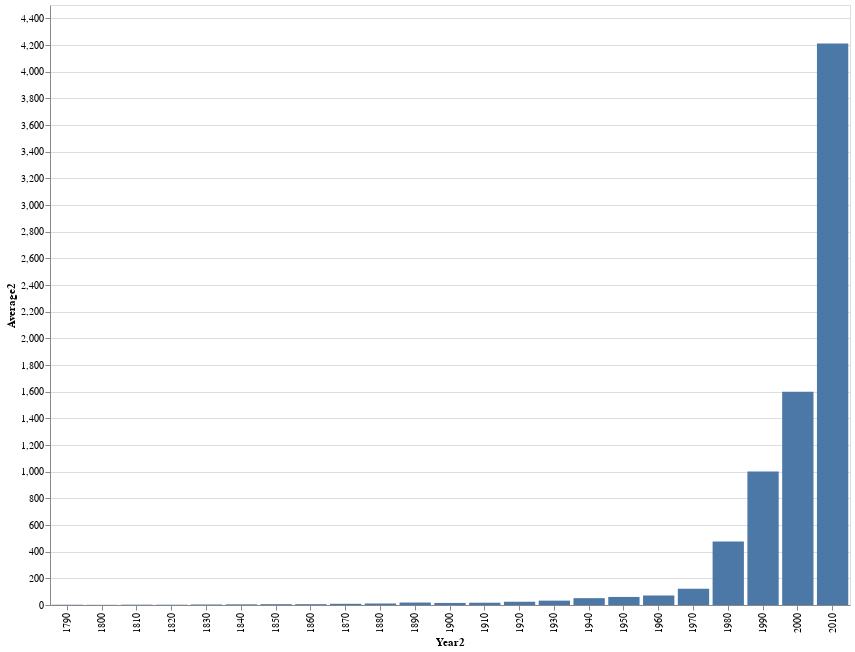

Notebook code for this chart:
### Code cell
altair.Chart(df).mark_bar().encode(
    x = "Year2",
    y = "Average2"
).properties(
    width=800,
    height=600
)

### Figure 1 — Vega-Lite specification as saved in the notebook (floating-point values rounded to 4 significant figures)
{"config": {"view": {"continuousWidth": 400, "continuousHeight": 300}}, "data": {"name": "data-e0e16a9bd5ebb472c472aa6f5c93243e"}, "mark": "bar", "encoding": {"x": {"type": "nominal", "field": "Year2"}, "y": {"type": "quantitative", "field": "Average2"}}, "height": 600, "width": 800, "$schema": "https://vega.github.io/schema/vega-lite/v4.0.2.json", "datasets": {"data-e0e16a9bd5ebb472c472aa6f5c93243e": [{"Year": "1790", "Pop": "3,929,214", "Cost": "$44,377", "Average": "1.13 cents", "Year2": "1790", "Pop2": 3929214, "Cost2": 44377, "Average2": 1.13}, {"Year": "1800", "Pop": "5,308,483", "Cost": "$66,109", "Average": "1.24 cents", "Year2": "1800", "Pop2": 5308483, "Cost2": 66109, "Average2": 1.24}, {"Year": "1810", "Pop": "7,239,881", "Cost": "$178,445", "Average": "2.46 cents", "Year2": "1810", "Pop2": 7239881, "Cost2": 178445, "Average2": 2.46}, {"Year": "1820", "Pop": "9,633,822", "Cost": "$208,526", "Average": "2.16 cents", "Year2": "1820", "Pop2": 9633822, "Cost2": 208526, "Average2": 2.16}, {"Year": "1830", "Pop": "12,866,020", "Cost": "$378,545", "Average": "2.94 cents", "Year2": "1830", "Pop2": 12866020, "Cost2": 378545, "Average2": 2.94}, {"Year": "1840", "Pop": "17,069,458", "Cost": "$833,371", "Average": "4.88 cents", "Year2": "1840", "Pop2": 17069458, "Cost2": 833371, "Average2": 4.88}, {"Year": "1850", "Pop": "23,191,876", "Cost": "$1,423,351", "Average": "6.14 cents", "Year2": "1850", "Pop2": 23191876, "Cost2": 1423351, "Average2": 6.14}, {"Year": "1860", "Pop": "31,443,321", "Cost": "$1,969,377", "Average": "6.26 cents", "Year2": "1860", "Pop2": 31443321, "Cost2": 1969377, "Average2": 6.26}, {"Year": "1870", "Pop": "38,558,371", "Cost": "$3,421,198", "Average": "8.87 cents", "Year2": "1870", "Pop2": 38558371, "Cost2": 3421198, "Average2": 8.87}, {"Year": "1880", "Pop": "50,155,783", "Cost": "$5,790,678", "Average": "11.54 cents", "Year2": "1880", "Pop2": 50155783, "Cost2": 5790678, "Average2": 11.54}, {"Year": "1890", "Pop": "62,979,766", "Cost": "$11,547,127", "Average": "18.33 cents", "Year2": "1890", "Pop2": 62979766, "Cost2": 11547127, "Average2": 18.33}, {"Year": "1900", "Pop": "76,303,387", "Cost": "$11,854,000", "Average": "15.54 cents", "Year2": "1900", "Pop2": 76303387, "Cost2": 11854000, "Average2": 15.54}, {"Year": "1910", "Pop": "91,972,266", "Cost": "$15,968,000", "Average": "17.07 cents", "Year2": "1910", "Pop2": 91972266, "Cost2": 15968000, "Average2": 17.07}, {"Year": "1920", "Pop": "105,710,620", "Cost": "$25,117,000", "Average": "23.76 cents", "Year2": "1920", "Pop2": 105710620, "Cost2": 25117000, "Average2": 23.76}, {"Year": "1930", "Pop": "122,775,046", "Cost": "$40,156,000", "Average": "32.71 cents", "Year2": "1930", "Pop2": 122775046, "Cost2": 40156000, "Average2": 32.71}, {"Year": "1940", "Pop": "131,669,275", "Cost": "$67,527,000", "Average": "51.29 cents", "Year2": "1940", "Pop2": 131669275, "Cost2": 67527000, "Average2": 51.29}, {"Year": "1950", "Pop": "151,325,798", "Cost": "$91,462,000", "Average": "60.44 cents", "Year2": "1950", "Pop2": 151325798, "Cost2": 91462000, "Average2": 60.44}, {"Year": "1960", "Pop": "179,323,175", "Cost": "$127,934,000", "Average": "71.34 cents", "Year2": "1960", "Pop2": 179323175, "Cost2": 127934000, "Average2": 71.34}, {"Year": "1970", "Pop": "203,302,031", "Cost": "$247,653,000", "Average": "$1.22", "Year2": "1970", "Pop2": 203302031, "Cost2": 247653000, "Average2": 122.0}, {"Year": "1980", "Pop": "226,542,199", "Cost": "$1,078,488,000", "Average": "$4.76", "Year2": "1980", "Pop2": 226542199, "Cost2": 1078488000, "Average2": 476.0}, {"Year": "1990", "Pop": "248,718,301", "Cost": "$2,492,830,000", "Average": "$10.02", "Year2": "1990", "Pop2": 248718301, "Cost2": 2492830000, "Average2": 1002.0}, {"Year": "2000", "Pop": "281,421,906", "Cost": "$4.5 Billion", "Average": "$15.99", "Year2": "2000", "Pop2": 281421906, "Cost2": 4500000000, "Average2": 1599.0}, {"Year": "2010*", "Pop": "308,745,538", "Cost": "$13 Billion", "Average": "$42.11", "Year2": "2010", "Pop2": 308745538, "Cost2": 13000000000, "Average2": 4211.0}]}}
